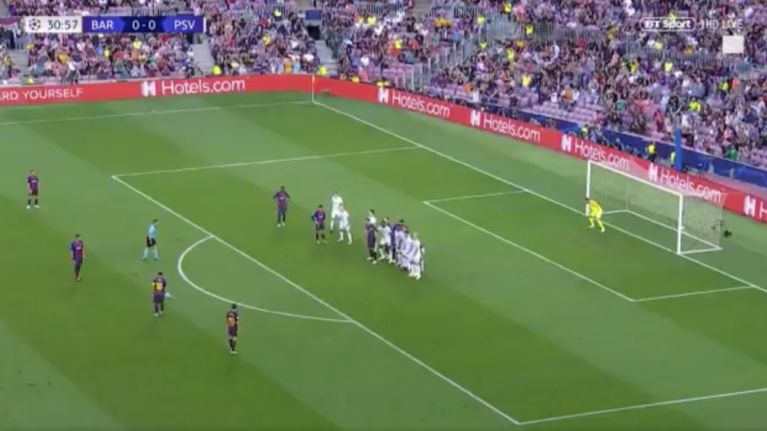
#> input picture images/fk1.png, 767 x 431 px; its folder holds only this picture in this run
$ python canny.py
#> lines starting #> are read from the running program, lines starting #| are printed output that depends on the picture; after the words box and inside, x2 and y2 are one past the last pixel; in counts of white or black regions, pixels touching at a corner belong together
import cv2 as cv
import numpy as np
import random
import math

debug = True


''' Helpers '''

# [8 lines left out: function get_box_values, not called in this run]

def bounding_box_info(img, pts):
    mask = np.zeros(img.shape, np.uint8)
    mask = cv.drawContours(mask, [pts], -1, 255, -1)
    img_roi = img.copy()
    img_roi[mask == 0] = 128

    return len(img_roi[img_roi == 0]), len(img_roi[img_roi == 255])

# [10 lines left out: functions cross_product, vector2cartesian, not called in this run]

def points2cartesian(line):
    x1, y1, x2, y2 = line
    m = (y2-y1)/(x2-x1)
    b = y1 - m*x1
    return m, b

def increment_average(avg, count, value):
    # https://math.stackexchange.com/questions/106700/incremental-averageing
    return avg + ((value - avg) / count)

def find_best_group(cartesian_line, groups, toleranceM, toleranceB):
    in_tolerance = lambda l,g: abs(l[0] - g[0]) < toleranceM and abs(l[1] - g[1]) < toleranceB

    m, b = cartesian_line

    index = -1
    min_m_diff = 9999
    for i, group in enumerate(groups):
        (avg_m, avg_b), _ = group

        if in_tolerance((m, b), (avg_m, avg_b)):
            m_diff = abs(m - avg_m)

            if m_diff < min_m_diff:
                min_m_diff = m_diff
                index = i

    return index != -1, index

# [41 lines left out: functions no_intersection, find_best_fit_group, get_point_id, not called in this run]


''' API '''

def loadImage(filename):
#> called with filename = 'images/fk1.png'
    img = cv.imread(filename)
#> img is the input picture: shape (431, 767, 3); mean B, G, R 91.2, 124.7, 109.8
    img = cv.resize(img, (800, 400), interpolation=cv.INTER_AREA)
#> img: shape (400, 800, 3)
    img_gray = cv.cvtColor(img, cv.COLOR_BGR2GRAY)

    if debug:
        cv.imshow('Image', img)
        cv.imshow('Gray Image', img_gray)

    return img, img_gray


def getField(img):
    hsv = cv.cvtColor(img, cv.COLOR_BGR2HSV)
#> hsv: shape (400, 800, 3); mean H, S, V 73.6, 103.3, 136.8

    # Green HSV: (60, 255, 255)
    lower_green = np.array([30, 50, 50])
    upper_green = np.array([80, 255, 255])
    mask = cv.inRange(hsv, lower_green, upper_green)
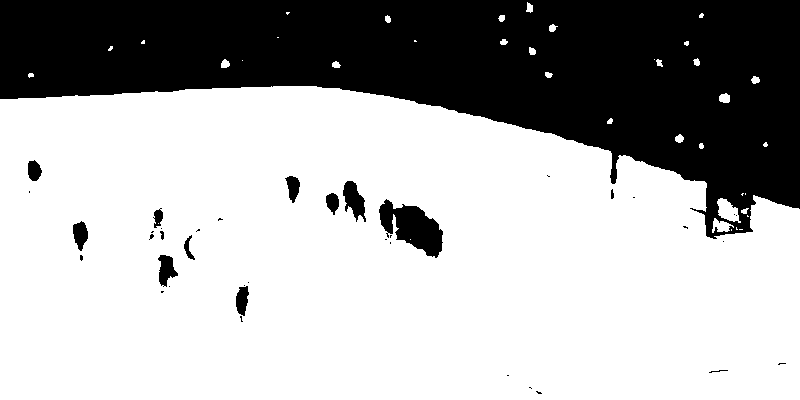
#> mask: shape (400, 800); 67.9% white; 39 black regions (25 under 20 px), largest, box (x1, y1, x2, y2) and area: (0, 0, 800, 239) 98030, (379, 199, 443, 258) 2040, (343, 181, 366, 222) 540

    # Remove noise and improve mask
    mask_open = cv.morphologyEx(mask, cv.MORPH_OPEN, np.ones((11,11), np.uint8))
#> mask_open: shape (400, 800); 67.3% white; 21 black regions (10 under 20 px), largest, box (x1, y1, x2, y2) and area: (0, 0, 800, 242) 99417, (379, 199, 443, 258) 2238, (326, 181, 366, 222) 933
    mask_close = cv.morphologyEx(mask_open, cv.MORPH_CLOSE, np.ones((15,15), np.uint8))
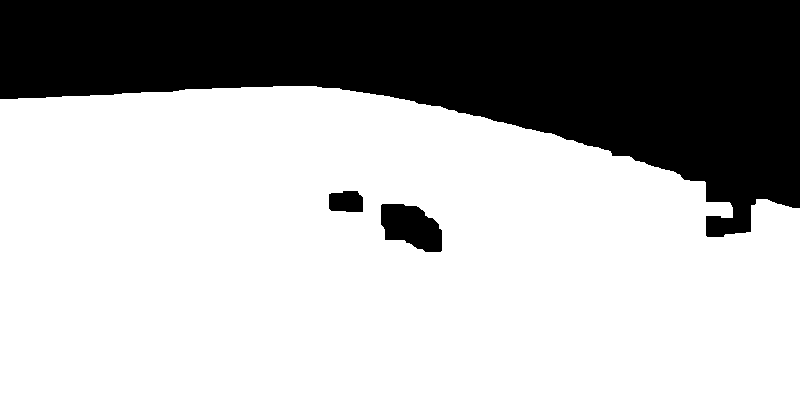
#> mask_close: shape (400, 800); 68.2% white; 3 black regions

    # The largest contour is considered the field
    contours, _ = cv.findContours(mask_close, cv.RETR_TREE, cv.CHAIN_APPROX_SIMPLE)
#> contours = 3 contours; box (x1, y1, x2, y2) and area: (0, 86, 800, 400) 219948, (380, 203, 443, 253) 2209, (328, 190, 364, 213) 692
    contour = sorted(contours, key=cv.contourArea)[-1]
#> contour = contour of 241 points, box (x1, y1, x2, y2) (0, 86, 800, 400), area 219948

    # Compute field
    field = np.zeros(img.shape[0:2], np.uint8)
    field = cv.drawContours(field, [contour], -1, 255, -1)
#> field: shape (400, 800); 69.1% white; 1 black region, box (x1, y1, x2, y2) and area: (0, 0, 800, 237) 98937

    if debug:
        img_debug = cv.bitwise_and(img, img, mask=field)
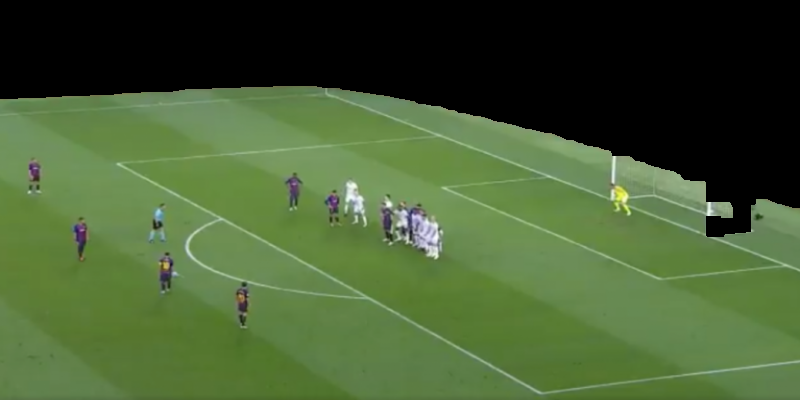
#> img_debug: shape (400, 800, 3); mean B, G, R 51.1, 92.2, 69.7
        cv.imshow('Green Filter', mask)
        cv.imshow('Field Mask', field)
        cv.imshow('Field', img_debug)

    return mask, field


# Applies Canny detection followed by filtering using HoughP
def getCannyLines(img_gray, field, boundingHeight = 3, minSupport = 0.9, minBlackWhiteRatio = 1.5):
#> called with boundingHeight = 3, minSupport = 0.9, minBlackWhiteRatio = 1.5
    img = cv.bitwise_and(img_gray, img_gray, mask=field)
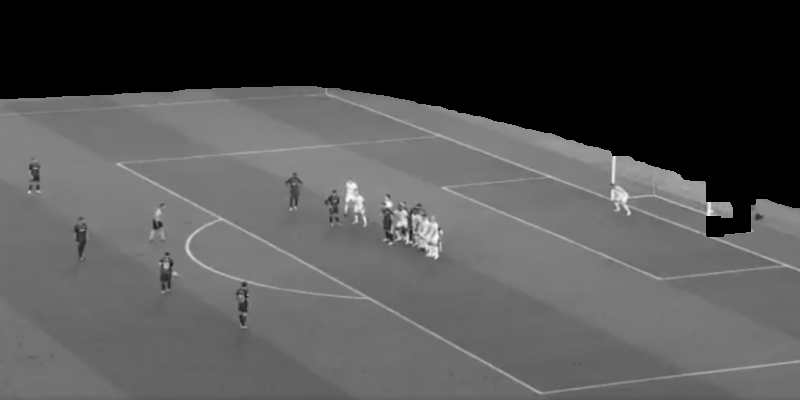
#> img: shape (400, 800); min 0, max 252, mean 80.8
    canny = cv.Canny(img, 30, 100)
#> canny: shape (400, 800); 2.7% white in thin lines or dots, all inside (x1, y1, x2, y2) = (0, 85, 800, 395)
    closed = cv.morphologyEx(canny, cv.MORPH_CLOSE, np.ones((boundingHeight, boundingHeight), np.uint8))
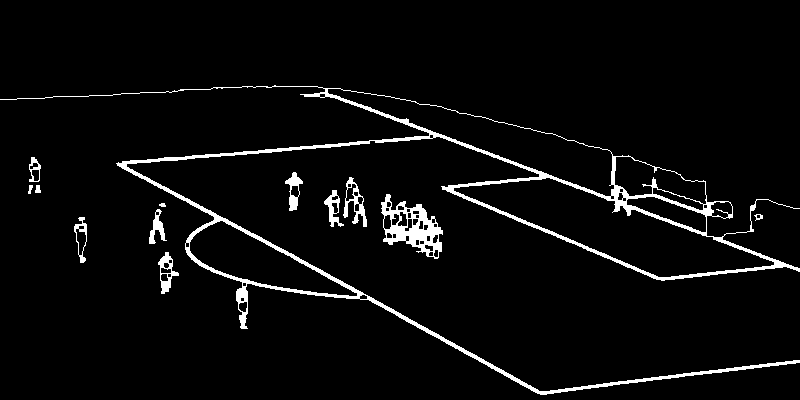
#> closed: shape (400, 800); 4.3% white; 13 white regions, largest, box (x1, y1, x2, y2) and area: (0, 85, 800, 395) 10239, (381, 194, 443, 259) 1643, (343, 177, 367, 227) 394

    lines = cv.HoughLinesP(canny, 1, np.pi / 180, 40, minLineLength=50, maxLineGap=10)
#> lines = 60 rows, first 6: [283, 252, 540, 394], [645, 211, 797, 267], [425, 128, 573, 184], [118, 162, 382, 303], [444, 186, 662, 278], [177, 157, 440, 134]
    lines = lines[:, 0, :] if lines is not None else []

    canny_lines = []
    for line in lines:
        x1, y1, x2, y2 = line

        rbox = cv.minAreaRect(np.array([(x1, y1), (x2, y2)], np.float32))
        (x, y), (width, height), angle = rbox
        if width == 0:
            width = 1

        height = boundingHeight
        pts1 = cv.boxPoints(((x,y), (width, height), angle)).astype(np.int32)
        _, whites = bounding_box_info(closed, pts1)
        support = whites / (width * height)

        if support <= minSupport:
            continue

        height *= 4
        pts2 = cv.boxPoints(((x,y), (width, height), angle)).astype(np.int32)
        blacks, whites = bounding_box_info(closed, pts2)
        black_white_ratio = blacks / whites

        if black_white_ratio < minBlackWhiteRatio:
            continue

        canny_lines.append(line)
#> this loop made 60 passes
#> (x1, y1, x2, y2, rbox, x, y) on passes 1, 2, 3, 4, 5, 8, 9, 11, 12: (283, 252, 540, 394, ((411.5, 323), (0, 293.6), -61.08), 411.5, 323), (645, 211, 797, 267, ((721, 239), (0, 162), -69.78), 721, 239), (425, 128, 573, 184, ((499, 156), (0, 158.2), -69.27), 499, 156), (118, 162, 382, 303, ((250, 232.5), (0, 299.3), -61.89), 250, 232.5), (444, 186, 662, 278, ((553, 232), (0, 236.6), -67.12), 553, 232), (131, 163, 445, 136, ((288, 149.5), (315.2, 0), -4.91), 288, 149.5), (312, 86, 460, 142, ((386, 114), (0, 158.2), -69.27), 386, 114), (445, 138, 628, 208, ((536.5, 173), (0, 195.9), -69.07), 536.5, 173), (363, 107, 546, 177, ((454.5, 142), (0, 195.9), -69.07), 454.5, 142)
#> (x1, y1, x2, y2, rbox, x, y) on passes 6, 7, 10, 16, 17, 19: (177, 157, 440, 134, ((308.5, 145.5), (264, 0), -5), 308.5, 145.5), (535, 392, 797, 360, ((666, 376), (263.9, 0), -6.96), 666, 376), (68, 96, 183, 90, ((125.5, 93), (115.2, 0), -2.99), 125.5, 93), (623, 156, 680, 174, ((651.5, 165), (0, 59.77), -72.47), 651.5, 165), (653, 278, 788, 264, ((720.5, 271), (135.7, 0), -5.92), 720.5, 271), (192, 89, 275, 85, ((233.5, 87), (83.1, 0), -2.76), 233.5, 87)
#> pass 1, in bounding_box_info, `mask = cv.drawContours(mask, [pts], -1, 255, -1)`:
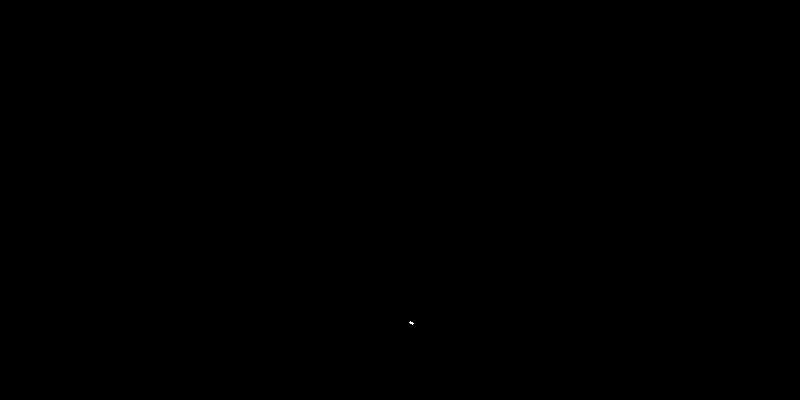
#> mask: shape (400, 800); 0% white in thin lines or dots, all inside (x1, y1, x2, y2) = (409, 321, 414, 325)
    canny_lines = np.array(canny_lines)

    if debug:
        img_test = cv.cvtColor(closed, cv.COLOR_GRAY2BGR)
        for line in canny_lines:
            x1, y1, x2, y2 = line
            cv.line(img_test, (x1, y1), (x2, y2), (0, 0, 255), thickness=1)
#> this loop made 5 passes
#> line on passes 1 to 5: [131, 163, 445, 136], [541, 394, 799, 362], [660, 279, 786, 266], [442, 189, 545, 178], [568, 390, 796, 362]
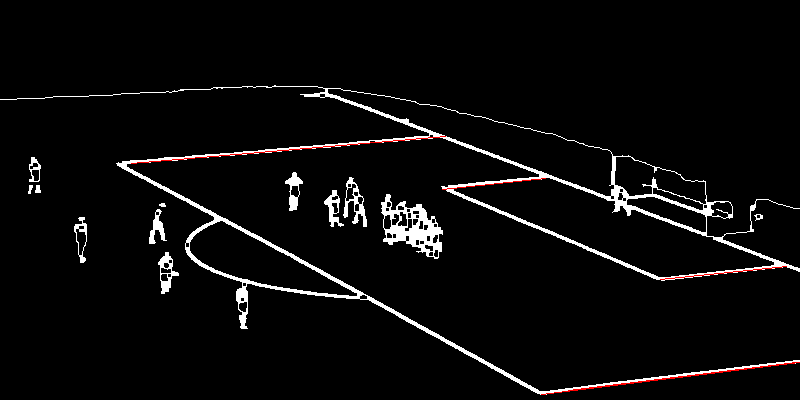
#> img_test: shape (400, 800, 3); mean B, G, R 10.4, 10.4, 11.2
        cv.imshow('Canny', canny)
        cv.imshow('Canny Lines', img_test)

    return canny, closed, canny_lines


# Group together lines with similar 'm' and 'b' (y = m*x + b)
def groupLines(img, canny_lines, toleranceM = 0.1, toleranceB = 10):
#> called with canny_lines = array of shape (5, 4), toleranceM = 0.1, toleranceB = 10
    groups = []
    for line in canny_lines:
        x1, y1, x2, y2 = line
        if x2 - x1 == 0:
            continue

        m, b = points2cartesian(line)
        found, index = find_best_group((m, b), groups, toleranceM, toleranceB)

        if found:
            (avg_m, avg_b), group_lines = groups[index]
            n = len(group_lines)
            avg_m = increment_average(avg_m, n, m)
            avg_b = increment_average(avg_b, n, b)
            group_lines.append(line)
            groups[index] = ((avg_m, avg_b), group_lines)
        else:
            groups.append(((m, b), [line]))

#> (the run stopped early here; a loop or call above may not have finished)
